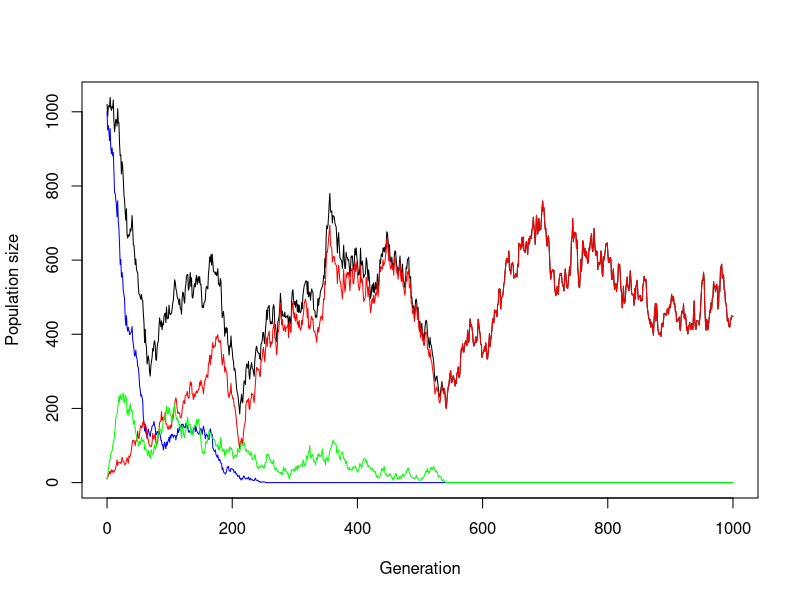

Source code (R): (Note: this script raises an error after producing the figure.)
## ---- chunk 1
simulate_one_gen <- function(N_wt, N_r, N_s, infection_prob, induction_prob, symbiosis_prob, mut_rate, cost_r, growth_rate) {
  
  # fraction of symbiotic that die from induction
  n_inducted <-rpois(1, N_s * induction_prob)
  
  # fraction of wt that die from infection
  n_infected <-rpois(1, N_wt* infection_prob)
  
  
  # all offspring with same growth rate 
  offsp_wt <- rpois(1, growth_rate * (N_wt - n_infected))
  offsp_s <- rpois(1, growth_rate * (N_s - n_inducted))
  offsp_r <- rpois(1, growth_rate * N_r)
  
  #fitness cost of resistance
  offsp_r = (1-cost_r)*offsp_r
  
   # wt bacteria (offspring) either get infected (& die) or do symbiosis or stay
  prob_wt = 1-mut_rate - symbiosis_prob
  outcome = rmultinom(1,offsp_wt,c(mut_rate,symbiosis_prob,prob_wt))
  
  n_resistant = outcome[1]
  n_symbiotic = outcome[2]
  n_wt = outcome[3]

  

  # determine new population sizes of wild type, resistant and symbiotes
  N_wt_new <- max(n_wt, 0)
  N_s_new <- max(n_symbiotic + offsp_s, 0)
  N_r_new <-  max(offsp_r + n_resistant, 0)
  
  return(c(N_wt_new, N_r_new, N_s_new))
}


# Test the function
N_wt <- 1000
N_r <- 0
N_s <- 0
infection_prob <- 0.005
induction_prob <- 0.01
symbiosis_prob <- 0.05
cost_r <- 0.1
growth_rate <- 1
mut_rate <- 0.1

N_wt <- 1000
N_r <- 100
N_init_s <- 100
infection_prob <- 0.005
induction_prob <- 0.01
symbiosis_prob <- 0
cost_r <- 0
growth_rate <- 10
mut_rate <- 0



print(simulate_one_gen(N_wt, N_r, N_s, infection_prob, symbiosis_prob, induction_prob, mut_rate, cost_r, growth_rate))
## ---- chunk 2
simulate_pop <- function(N_init_wt, N_init_r, N_init_s, infection_prob, induction_prob, symbiosis_prob, mut_rate, cost_r, growth_rate, t_max) {
 
  
  # Create the vector in which to save the results
  pop_vector <- c(N_init_wt, N_init_r, N_init_s)
  # initiate the variables
  pop_new <- c(N_init_wt, N_init_r, N_init_s) 

  # run the simulation until generation t_max
  for (i in 1:t_max) {
    # redefine the current population one generation later
    pop_new <- simulate_one_gen(pop_new[1],pop_new[2], pop_new[3], infection_prob, induction_prob, symbiosis_prob, mut_rate, cost_r, growth_rate)
    # add the new population sizes to the output vector
    pop_vector <- rbind(pop_vector,pop_new)
    # condition to stop the simulation before t_max: either the population exceeds 1.5 times the original population size, or it goes extinct
    if (pop_new[1]+pop_new[2]+pop_new[3]>=3*(N_init_wt+ N_init_r+N_init_s) | pop_new[1]+pop_new[2]+pop_new[3]==0) break
  }
  
  # define the row and column names of the output vector
  rownames(pop_vector) <- (0:t_max)[1:length(pop_vector[,1])] # note that the vector has to be cut if the simulation stopped early
  colnames(pop_vector) <- c("wt","r", "s")
  # return the result
  return(pop_vector)	
}


# Test the function and plot the result
# set t_max to a value to be used througout
max_gen <- 1000
#numbers for each parameter
N_init_wt <- 1000
N_init_r <- 10
N_init_s <- 10
infection_prob <- 0.02
induction_prob <- 0.02
symbiosis_prob <- 0.01
cost_r <- 0.01
growth_rate <- 1.01
mut_rate <- 0.005

# create your simulation data
output <- simulate_pop(N_init_wt, N_init_r, N_init_s, infection_prob, induction_prob, symbiosis_prob, mut_rate, cost_r, growth_rate, max_gen)
# show the last few lines of the data table
print(tail(output))
# plot the output - note that the plot range and the x axis have to be adjusted based on the length of the table
# determine x axis range 
x_range <- 0:(length(output[,1])-1)
# this plots the total population size
plot(x_range,output[,1]+output[,2]+output[,3],type='l',ylim=c(0,max(output[,1]+output[,2]+output[,3])),xlab = "Generation",ylab = "Population size")
# add number of wild type individuals
lines(x_range,output[,1], col="blue")
# add number of resistant individuals
lines(x_range,output[,2], col="red")
# add number of symbiotic individuals
lines(x_range,output[,3], col="green")
## ---- chunk 3
# set some parameters to fixed values
init_a <- 100
init_A <- 0
m_rate <- 0.001
max_gen <- 1000
# determine how often to run the simulation for each set of parameters
no_replicates <- 100

# set parameters to vary
s_values <- c(0.2,0.3,0.4)
r_values <- c(0.05,0.1,0.15)

# initialize data table - where to collect the results
data_table <- c()
# run the simulation across all chosen parameters
# loop over decay rates
for(rval in r_values){
  # loop over selection coefficients
  for(sval in s_values){
    # different way of running many simulations: make replicates using "repeat" function with a counter i
    # reset counter
    i<-1
    repeat {
      # increase counter by one
      i<-i+1
      # run the simulation once
      one_run <- simulate_pop(init_a,init_A,rval,sval,m_rate,max_gen)
      # determine total population sizes
      total_size <- one_run[,1]+one_run[,2]
      # determine minimum population size
      min_size <- min(total_size)
      # determine (first) generation at which this population size occurred
      min_gen <- as.numeric(which(total_size==min_size)[1])
      # enter the data into the table
      data_table <- rbind(data_table,c(rval,sval,min_gen,min_size)) # note that we add the varying parameters (decay rate and selection coefficient) to the table too
      # stop the repeated computation after no_replicates times
      if(i>no_replicates) break
    }
  }
}
# define column names of data table
colnames(data_table) <- c("r","s","min_gen","no_min")
# show the first lines of the output
print(head(data_table))
